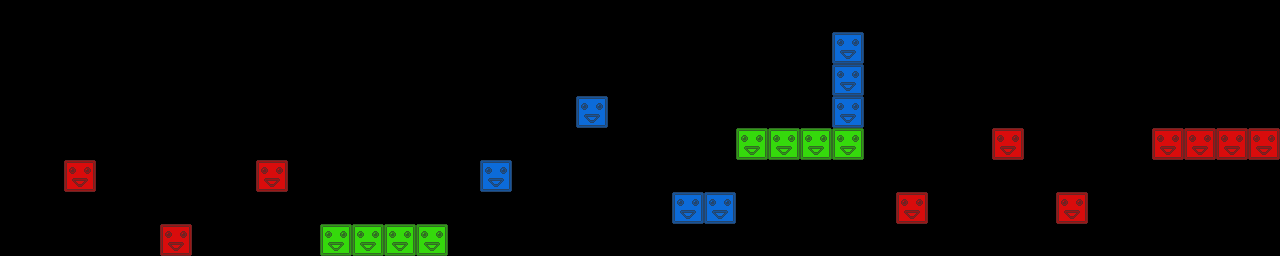

Rendered tile map (Tiled .tmx) drawn with the repository's tilesets; below, a short description and the map source with its tile grids summarised:
An orthogonal 40x8 tile map with 32x32 px tiles, 3 tile layers (red, green, blue) and 7 objects.

<map version="1.0" orientation="orthogonal" renderorder="right-down" width="40" height="8" tilewidth="32" tileheight="32">
 <tileset firstgid="1" name="blocks" tilewidth="32" tileheight="32">
  <image source="blocks.png" width="96" height="32" />
 </tileset>
 <layer name="red" width="40" height="8">
  <data>[320 cells, 10 non-empty, 1 distinct tile ids]</data>
 </layer>
 <layer name="green" width="40" height="8">
  <data>[320 cells, 8 non-empty, 1 distinct tile ids]</data>
 </layer>
 <layer name="blue" width="40" height="8">
  <data>[320 cells, 7 non-empty, 1 distinct tile ids]</data>
 </layer>
 <objectgroup name="crystals">
  <object x="325" y="193">
   <ellipse />
  </object>
  <object x="535" y="118">
   <ellipse />
  </object>
  <object x="783" y="111">
   <ellipse />
  </object>
  <object x="957" y="159">
   <ellipse />
  </object>
  <object x="1201" y="92">
   <ellipse />
  </object>
 </objectgroup>
 <objectgroup name="spikes">
  <object x="658" y="142">
   <ellipse />
  </object>
  <object x="1145" y="64">
   <ellipse />
  </object>
 </objectgroup>
</map>
